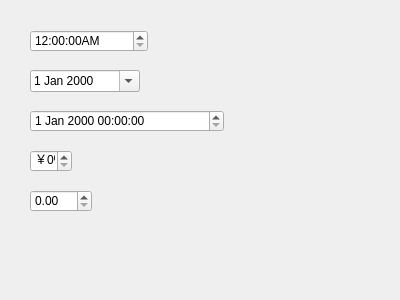
<?xml version="1.0" encoding="UTF-8"?>
<ui version="4.0">
 <class>MyWidget</class>
 <widget class="QWidget" name="MyWidget">
  <property name="geometry">
   <rect>
    <x>0</x>
    <y>0</y>
    <width>400</width>
    <height>300</height>
   </rect>
  </property>
  <property name="windowTitle">
   <string>MyWidget</string>
  </property>
  <widget class="QTimeEdit" name="timeEdit">
   <property name="geometry">
    <rect>
     <x>30</x>
     <y>30</y>
     <width>118</width>
     <height>22</height>
    </rect>
   </property>
   <property name="displayFormat">
    <string>h:mm:ssA</string>
   </property>
  </widget>
  <widget class="QDateEdit" name="dateEdit">
   <property name="geometry">
    <rect>
     <x>30</x>
     <y>70</y>
     <width>110</width>
     <height>22</height>
    </rect>
   </property>
   <property name="calendarPopup">
    <bool>true</bool>
   </property>
  </widget>
  <widget class="QDateTimeEdit" name="dateTimeEdit">
   <property name="geometry">
    <rect>
     <x>30</x>
     <y>110</y>
     <width>194</width>
     <height>22</height>
    </rect>
   </property>
  </widget>
  <widget class="QSpinBox" name="spinBox">
   <property name="geometry">
    <rect>
     <x>30</x>
     <y>150</y>
     <width>42</width>
     <height>22</height>
    </rect>
   </property>
   <property name="suffix">
    <string>%</string>
   </property>
   <property name="prefix">
    <string>￥</string>
   </property>
  </widget>
  <widget class="QDoubleSpinBox" name="doubleSpinBox">
   <property name="geometry">
    <rect>
     <x>30</x>
     <y>190</y>
     <width>62</width>
     <height>22</height>
    </rect>
   </property>
  </widget>
 </widget>
 <layoutdefault spacing="6" margin="11"/>
 <resources/>
 <connections/>
</ui>
